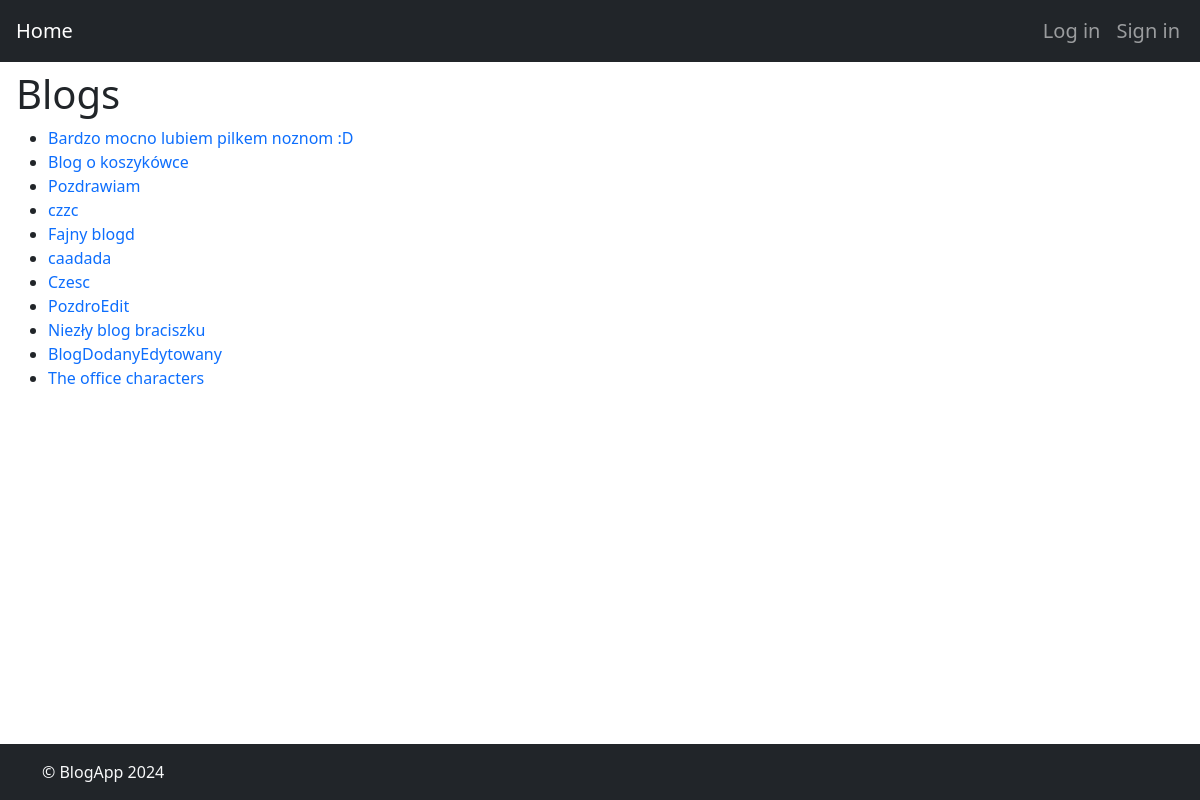
The app's page /blogs/, older data.
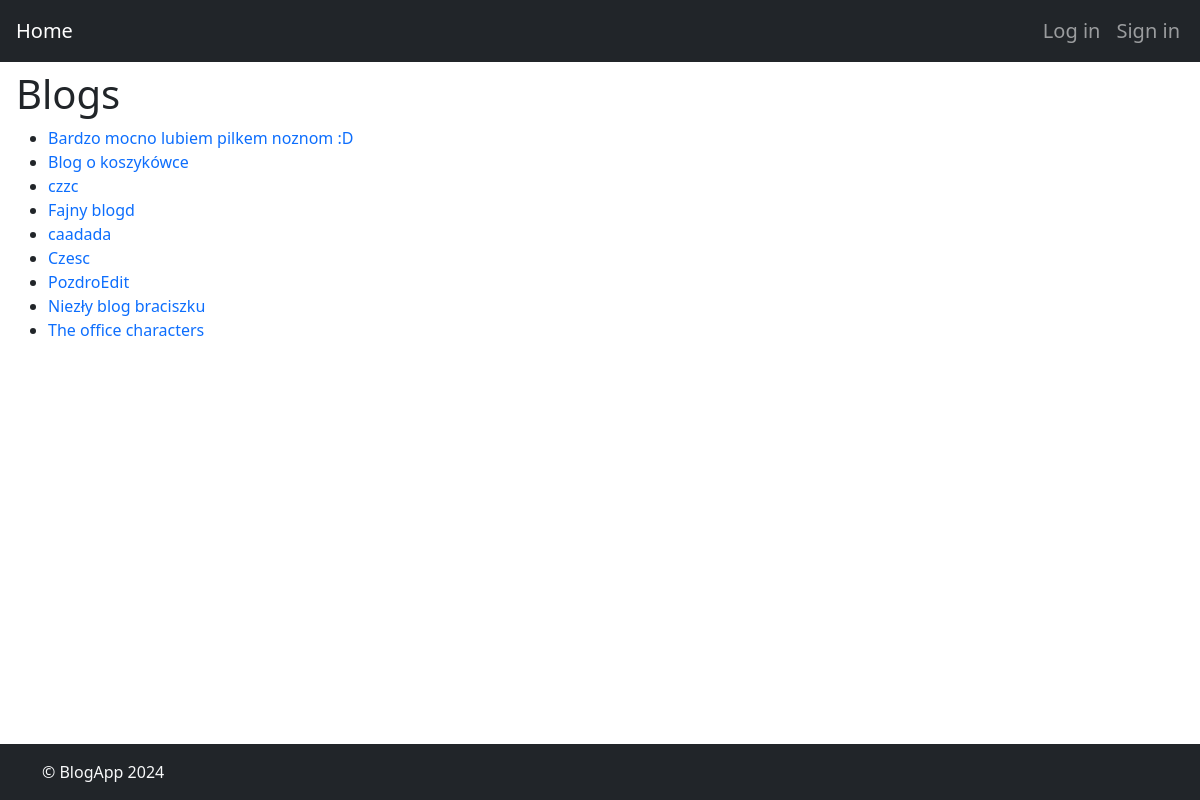
The same page, newer data.
### blogApp/models.py (models this page shows, shortened)
class Blog(models.Model):
    title = models.CharField(max_length=100)
    author = models.ForeignKey(CustomUser, on_delete=models.CASCADE)

### blogApp/views.py (the view)
# urls.py: path('blogs/', views.blog_list, name='blog_list'),
def blog_list(request):
    blogs = Blog.objects.all()
    user_blogs = Blog.objects.filter(author=request.user) if request.user.is_authenticated else None
    context = {
        'blogs': blogs,
        'user_blogs': user_blogs,
    }
    return render(request, 'blogs/blog_list.html', context)

### blogApp/templates/blogs/blog_list.html (shortened to what this page needs)
{% extends 'base.html' %}
{% block content %}
<h1>Blogs</h1>
<ul>
    {% for blog in blogs %}
    <li>
        <a href="{% url 'blog_detail' blog_id=blog.id %}">
            {{ blog.title }}
        </a>
    </li>
    {% endfor %}
</ul>
{% endblock %}

Row changes from the older to the newer data that the page shows:
removed Blog: title "Pozdrawiam"
removed Blog: title "BlogDodanyEdytowany"
